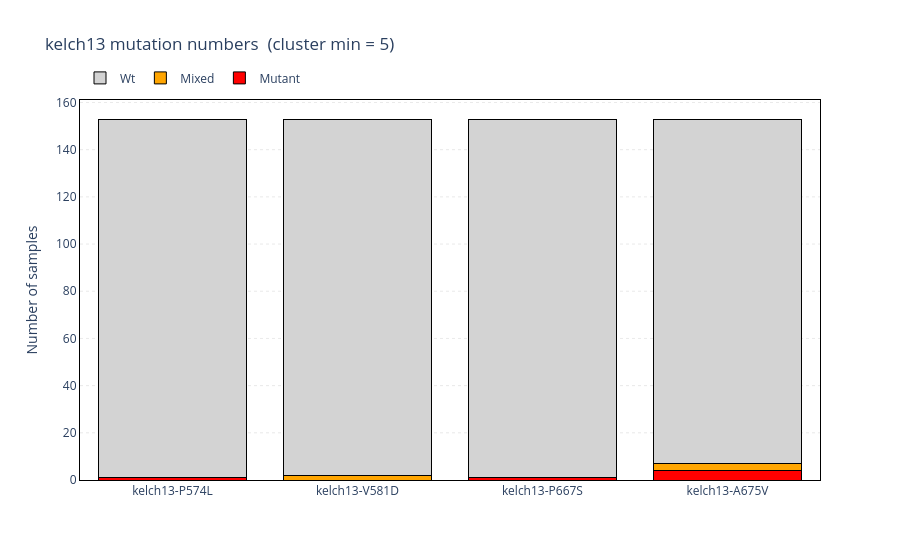
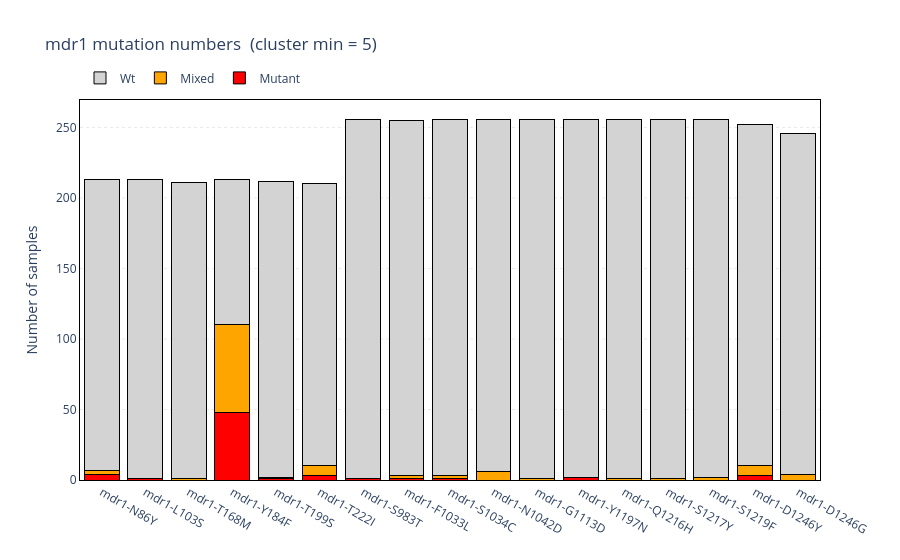
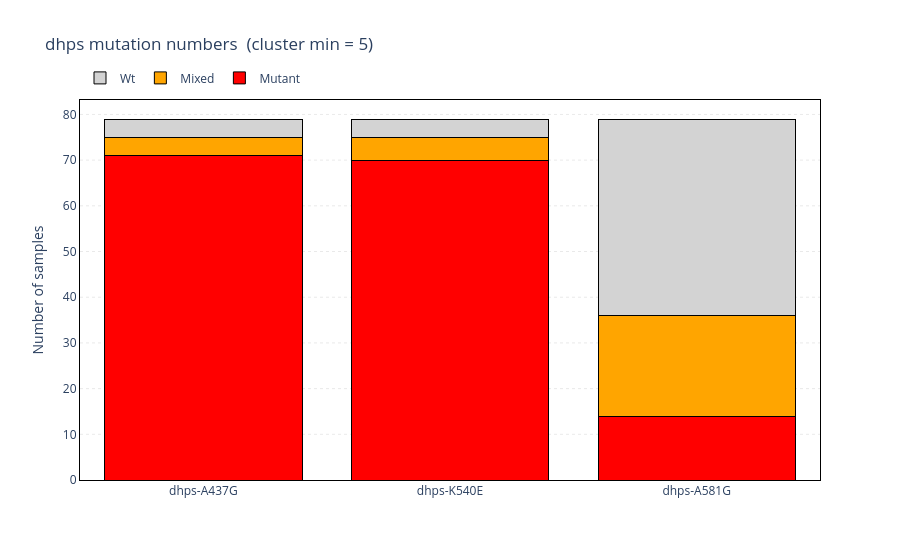
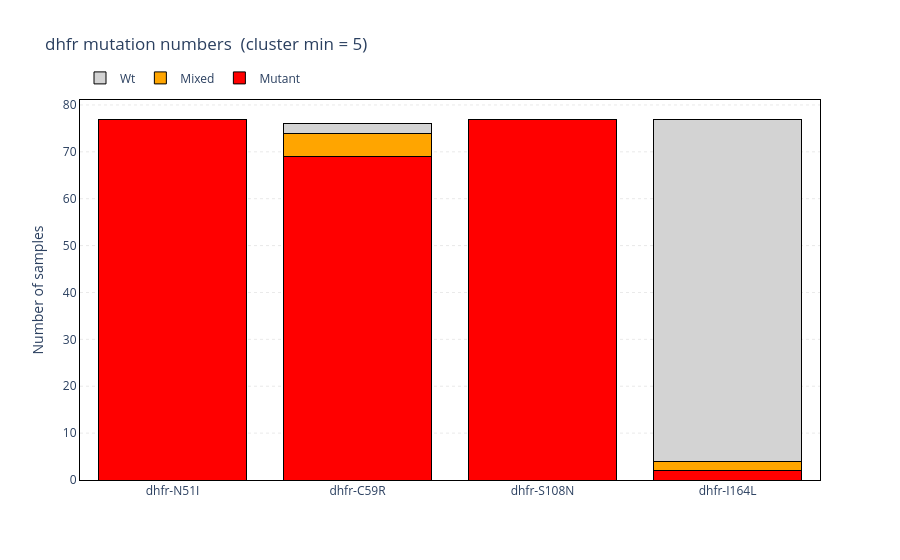

The cell these charts' notebook holds for them, in order:
### Markdown cell above
### Numbers

### Code cell
for gene in resistance_genes:
    fig = generate_mutation_count_barchart(
        analysis_df=analysis_df,
        genes=[gene],
        min_number=5
    )
    fig.show()

### Figure 1 — Plotly figure (JSON) as saved in the notebook; plotly's stock layout.template omitted (floating-point values rounded to 4 significant figures)
{"data": [{"customdata": [[0.6536, 0.0, 99.35], [0.0, 1.307, 98.69], [0.6536, 0.0, 99.35], [2.614, 1.961, 95.42]], "hovertemplate": "%{y} mutant (%{customdata[0]:.1f}%)<extra></extra>", "marker": {"color": "red", "line": {"color": "black", "width": 1}}, "name": "Mutant", "type": "bar", "x": ["kelch13-P574L", "kelch13-V581D", "kelch13-P667S", "kelch13-A675V"], "y": [1, 0, 1, 4]}, {"customdata": [[0.6536, 0.0, 99.35], [0.0, 1.307, 98.69], [0.6536, 0.0, 99.35], [2.614, 1.961, 95.42]], "hovertemplate": "%{y} mixed (%{customdata[1]:.1f}%)<extra></extra>", "marker": {"color": "orange", "line": {"color": "black", "width": 1}}, "name": "Mixed", "type": "bar", "x": ["kelch13-P574L", "kelch13-V581D", "kelch13-P667S", "kelch13-A675V"], "y": [0, 2, 0, 3]}, {"customdata": [[0.6536, 0.0, 99.35], [0.0, 1.307, 98.69], [0.6536, 0.0, 99.35], [2.614, 1.961, 95.42]], "hovertemplate": "%{y} wt (%{customdata[2]:.1f}%)<extra></extra>", "marker": {"color": "lightgray", "line": {"color": "black", "width": 1}}, "name": "Wt", "type": "bar", "x": ["kelch13-P574L", "kelch13-V581D", "kelch13-P667S", "kelch13-A675V"], "y": [152, 151, 152, 146]}], "layout": {"barmode": "stack", "hovermode": "x unified", "legend": {"orientation": "h", "x": 0, "xanchor": "left", "y": 1.02, "yanchor": "bottom"}, "plot_bgcolor": "rgba(0,0,0,0)", "title": {"text": "kelch13 mutation numbers  (cluster min = 5)"}, "xaxis": {"linecolor": "black", "linewidth": 1, "mirror": true, "showline": true}, "yaxis": {"gridcolor": "lightgray", "griddash": "dot", "gridwidth": 0.5, "linecolor": "black", "linewidth": 1, "mirror": true, "showgrid": true, "showline": true, "title": {"text": "Number of samples"}}}}

### Figure 2 — Plotly figure (JSON) as saved in the notebook; plotly's stock layout.template omitted (floating-point values rounded to 4 significant figures)
{"data": [{"customdata": [[1.878, 1.408, 96.71], [0.4695, 0.0, 99.53], [0.0, 0.4739, 99.53], [22.54, 29.11, 48.36], [0.4717, 0.4717, 99.06], [1.429, 3.333, 95.24], [0.3906, 0.0, 99.61], [0.3922, 0.7843, 98.82], [0.3906, 0.7812, 98.83], [0.0, 2.344, 97.66], [0.0, 0.3906, 99.61], [0.7812, 0.0, 99.22], [0.0, 0.3906, 99.61], [0.0, 0.3906, 99.61], [0.0, 0.7812, 99.22], [1.172, 2.734, 94.53], [0.0, 1.562, 94.53]], "hovertemplate": "%{y} mutant (%{customdata[0]:.1f}%)<extra></extra>", "marker": {"color": "red", "line": {"color": "black", "width": 1}}, "name": "Mutant", "type": "bar", "x": ["mdr1-N86Y", "mdr1-L103S", "mdr1-T168M", "mdr1-Y184F", "mdr1-T199S", "mdr1-T222I", "mdr1-S983T", "mdr1-F1033L", "mdr1-S1034C", "mdr1-N1042D", "mdr1-G1113D", "mdr1-Y1197N", "mdr1-Q1216H", "mdr1-S1217Y", "mdr1-S1219F", "mdr1-D1246Y", "mdr1-D1246G"], "y": [4, 1, 0, 48, 1, 3, 1, 1, 1, 0, 0, 2, 0, 0, 0, 3, 0]}, {"customdata": [[1.878, 1.408, 96.71], [0.4695, 0.0, 99.53], [0.0, 0.4739, 99.53], [22.54, 29.11, 48.36], [0.4717, 0.4717, 99.06], [1.429, 3.333, 95.24], [0.3906, 0.0, 99.61], [0.3922, 0.7843, 98.82], [0.3906, 0.7812, 98.83], [0.0, 2.344, 97.66], [0.0, 0.3906, 99.61], [0.7812, 0.0, 99.22], [0.0, 0.3906, 99.61], [0.0, 0.3906, 99.61], [0.0, 0.7812, 99.22], [1.172, 2.734, 94.53], [0.0, 1.562, 94.53]], "hovertemplate": "%{y} mixed (%{customdata[1]:.1f}%)<extra></extra>", "marker": {"color": "orange", "line": {"color": "black", "width": 1}}, "name": "Mixed", "type": "bar", "x": ["mdr1-N86Y", "mdr1-L103S", "mdr1-T168M", "mdr1-Y184F", "mdr1-T199S", "mdr1-T222I", "mdr1-S983T", "mdr1-F1033L", "mdr1-S1034C", "mdr1-N1042D", "mdr1-G1113D", "mdr1-Y1197N", "mdr1-Q1216H", "mdr1-S1217Y", "mdr1-S1219F", "mdr1-D1246Y", "mdr1-D1246G"], "y": [3, 0, 1, 62, 1, 7, 0, 2, 2, 6, 1, 0, 1, 1, 2, 7, 4]}, {"customdata": [[1.878, 1.408, 96.71], [0.4695, 0.0, 99.53], [0.0, 0.4739, 99.53], [22.54, 29.11, 48.36], [0.4717, 0.4717, 99.06], [1.429, 3.333, 95.24], [0.3906, 0.0, 99.61], [0.3922, 0.7843, 98.82], [0.3906, 0.7812, 98.83], [0.0, 2.344, 97.66], [0.0, 0.3906, 99.61], [0.7812, 0.0, 99.22], [0.0, 0.3906, 99.61], [0.0, 0.3906, 99.61], [0.0, 0.7812, 99.22], [1.172, 2.734, 94.53], [0.0, 1.562, 94.53]], "hovertemplate": "%{y} wt (%{customdata[2]:.1f}%)<extra></extra>", "marker": {"color": "lightgray", "line": {"color": "black", "width": 1}}, "name": "Wt", "type": "bar", "x": ["mdr1-N86Y", "mdr1-L103S", "mdr1-T168M", "mdr1-Y184F", "mdr1-T199S", "mdr1-T222I", "mdr1-S983T", "mdr1-F1033L", "mdr1-S1034C", "mdr1-N1042D", "mdr1-G1113D", "mdr1-Y1197N", "mdr1-Q1216H", "mdr1-S1217Y", "mdr1-S1219F", "mdr1-D1246Y", "mdr1-D1246G"], "y": [206, 212, 210, 103, 210, 200, 255, 252, 253, 250, 255, 254, 255, 255, 254, 242, 242]}], "layout": {"barmode": "stack", "hovermode": "x unified", "legend": {"orientation": "h", "x": 0, "xanchor": "left", "y": 1.02, "yanchor": "bottom"}, "plot_bgcolor": "rgba(0,0,0,0)", "title": {"text": "mdr1 mutation numbers  (cluster min = 5)"}, "xaxis": {"linecolor": "black", "linewidth": 1, "mirror": true, "showline": true}, "yaxis": {"gridcolor": "lightgray", "griddash": "dot", "gridwidth": 0.5, "linecolor": "black", "linewidth": 1, "mirror": true, "showgrid": true, "showline": true, "title": {"text": "Number of samples"}}}}

### Figure 3 — Plotly figure (JSON) as saved in the notebook; plotly's stock layout.template omitted (floating-point values rounded to 4 significant figures)
{"data": [{"customdata": [[89.87, 5.063, 5.063], [88.61, 6.329, 5.063], [17.72, 27.85, 54.43]], "hovertemplate": "%{y} mutant (%{customdata[0]:.1f}%)<extra></extra>", "marker": {"color": "red", "line": {"color": "black", "width": 1}}, "name": "Mutant", "type": "bar", "x": ["dhps-A437G", "dhps-K540E", "dhps-A581G"], "y": [71, 70, 14]}, {"customdata": [[89.87, 5.063, 5.063], [88.61, 6.329, 5.063], [17.72, 27.85, 54.43]], "hovertemplate": "%{y} mixed (%{customdata[1]:.1f}%)<extra></extra>", "marker": {"color": "orange", "line": {"color": "black", "width": 1}}, "name": "Mixed", "type": "bar", "x": ["dhps-A437G", "dhps-K540E", "dhps-A581G"], "y": [4, 5, 22]}, {"customdata": [[89.87, 5.063, 5.063], [88.61, 6.329, 5.063], [17.72, 27.85, 54.43]], "hovertemplate": "%{y} wt (%{customdata[2]:.1f}%)<extra></extra>", "marker": {"color": "lightgray", "line": {"color": "black", "width": 1}}, "name": "Wt", "type": "bar", "x": ["dhps-A437G", "dhps-K540E", "dhps-A581G"], "y": [4, 4, 43]}], "layout": {"barmode": "stack", "hovermode": "x unified", "legend": {"orientation": "h", "x": 0, "xanchor": "left", "y": 1.02, "yanchor": "bottom"}, "plot_bgcolor": "rgba(0,0,0,0)", "title": {"text": "dhps mutation numbers  (cluster min = 5)"}, "xaxis": {"linecolor": "black", "linewidth": 1, "mirror": true, "showline": true}, "yaxis": {"gridcolor": "lightgray", "griddash": "dot", "gridwidth": 0.5, "linecolor": "black", "linewidth": 1, "mirror": true, "showgrid": true, "showline": true, "title": {"text": "Number of samples"}}}}

### Figure 4 — Plotly figure (JSON) as saved in the notebook; plotly's stock layout.template omitted (floating-point values rounded to 4 significant figures)
{"data": [{"customdata": [[100.0, 0.0, 0.0], [90.79, 6.579, 2.632], [100.0, 0.0, 0.0], [2.597, 2.597, 94.81]], "hovertemplate": "%{y} mutant (%{customdata[0]:.1f}%)<extra></extra>", "marker": {"color": "red", "line": {"color": "black", "width": 1}}, "name": "Mutant", "type": "bar", "x": ["dhfr-N51I", "dhfr-C59R", "dhfr-S108N", "dhfr-I164L"], "y": [77, 69, 77, 2]}, {"customdata": [[100.0, 0.0, 0.0], [90.79, 6.579, 2.632], [100.0, 0.0, 0.0], [2.597, 2.597, 94.81]], "hovertemplate": "%{y} mixed (%{customdata[1]:.1f}%)<extra></extra>", "marker": {"color": "orange", "line": {"color": "black", "width": 1}}, "name": "Mixed", "type": "bar", "x": ["dhfr-N51I", "dhfr-C59R", "dhfr-S108N", "dhfr-I164L"], "y": [0, 5, 0, 2]}, {"customdata": [[100.0, 0.0, 0.0], [90.79, 6.579, 2.632], [100.0, 0.0, 0.0], [2.597, 2.597, 94.81]], "hovertemplate": "%{y} wt (%{customdata[2]:.1f}%)<extra></extra>", "marker": {"color": "lightgray", "line": {"color": "black", "width": 1}}, "name": "Wt", "type": "bar", "x": ["dhfr-N51I", "dhfr-C59R", "dhfr-S108N", "dhfr-I164L"], "y": [0, 2, 0, 73]}], "layout": {"barmode": "stack", "hovermode": "x unified", "legend": {"orientation": "h", "x": 0, "xanchor": "left", "y": 1.02, "yanchor": "bottom"}, "plot_bgcolor": "rgba(0,0,0,0)", "title": {"text": "dhfr mutation numbers  (cluster min = 5)"}, "xaxis": {"linecolor": "black", "linewidth": 1, "mirror": true, "showline": true}, "yaxis": {"gridcolor": "lightgray", "griddash": "dot", "gridwidth": 0.5, "linecolor": "black", "linewidth": 1, "mirror": true, "showgrid": true, "showline": true, "title": {"text": "Number of samples"}}}}
